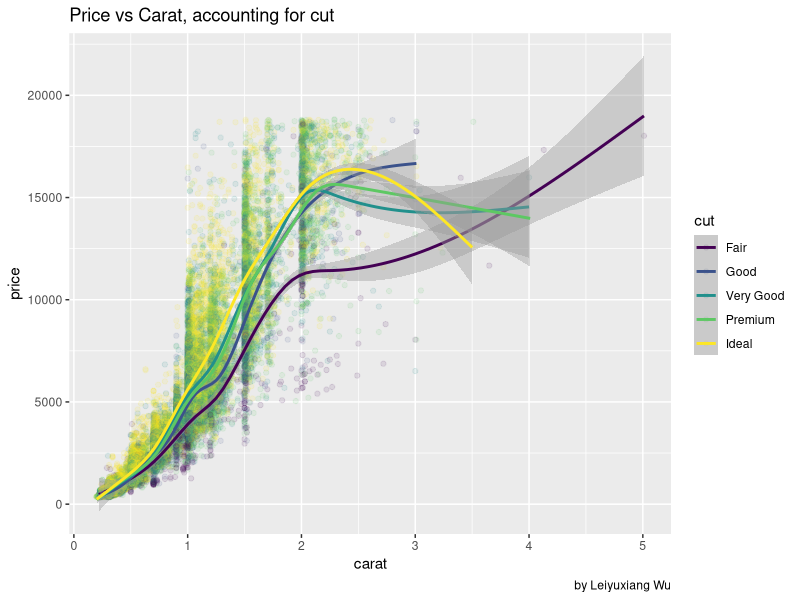
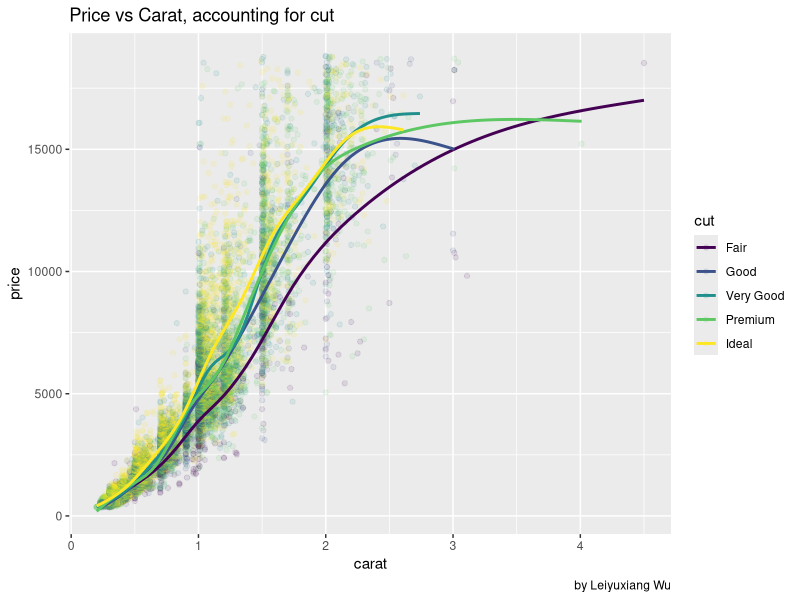

Write R code to recreate these figures, in order.
# COMP2.R  short script for part of the Intro to GitHub example (COMP2.R)
#  Created by Prof Carver
#  Modified by: [Leiyuxiang Wu]

# create some basic graphs using the diamonds dataframe that is included 
#     with package ggplot2
# you should explore this script, and then add a small amount of code as instructed as the end.
#
library(ggplot2)  # includes 'diamonds' dataframe. 
str(diamonds)  # examine the structure of the diamonds df
# our eventual goal is to model price as a function of other attributes.
# This script does some simple exploratory visualization, after dividing the 
# full data frame into a training and test partition.
#################
# Partition the data, as shown in Chapter 2
# use set.seed() to get the same partitions when re-running the R code.
set.seed(100)

## partitioning into training (60%) and validation (40%)
# randomly sample 60% of the row IDs for training; the remaining 40% serve as
# validation
train.rows <- as.numeric(sample(rownames(diamonds), dim(diamonds)[1]*0.7))
# collect all the columns with training row ID into training set:
train.data <- diamonds[train.rows, ]
# assign row IDs that are not already in the training set, into validation 
valid.rows <- as.numeric(setdiff(rownames(diamonds), train.rows))
valid.data <- diamonds[valid.rows, ]

## Now make plots based on the training and validation sets
## See if you can understand the entire plot command here; if not, do some
## research and/or ask me!

p1 <- ggplot(train.data, aes(carat, price, color =  cut)) +
     geom_point(alpha = 0.10) +
     geom_smooth() +
     labs(title = "Price vs Carat, accounting for cut",
          caption = "by Leiyuxiang Wu")
p1

p2 <- ggplot(valid.data, aes(carat, price, color =  cut)) +
     geom_point(alpha = 0.10) +
     geom_smooth(se=FALSE) +
     labs(title = "Price vs Carat, accounting for cut",
          caption = "by Leiyuxiang Wu") 
p2

# Here we might compare the results of the two subsets. For this assignment, though, the focus is on GitHub.

# After you run this script, go back and make the following changes, Then 
# re-save, commit the change, and then push the revised script back 
# to GitHub

#     1.  In line 3, add your name to "Modified by:  "
#     2.  In line 22, change the size of the training set to be 70%
#     3.  In both plots, change the color aesthetic to cut, rather than color
#     4.  In both plots, make an appropriate change to the title and caption
